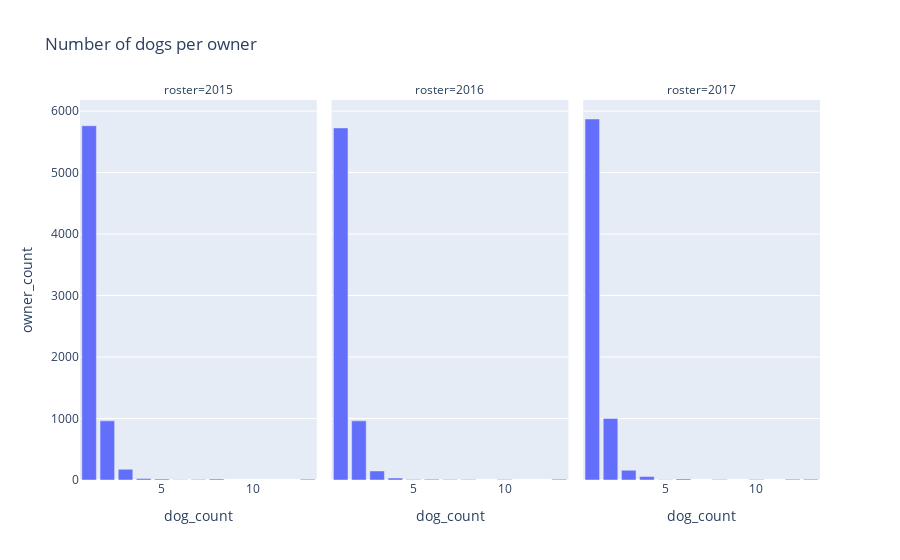

The cell this chart's notebook holds for it:
### Code cell
# Calculate dog_count for each roster
dog_count = (
    dog_owner_df.groupby("roster")["dog_count"]
    .value_counts()
    .sort_index()
    .reset_index(name="owner_count")
)

# Plot the data
fig = px.bar(
    dog_count,
    x="dog_count",
    y="owner_count",
    facet_col="roster",
    title="Number of dogs per owner",
)

fig.show()

### Figure 1 — Plotly figure (JSON) as saved in the notebook; plotly's stock layout.template omitted (floating-point values rounded to 4 significant figures)
{"data": [{"alignmentgroup": "True", "hovertemplate": "roster=2015<br>dog_count=%{x}<br>owner_count=%{y}<extra></extra>", "legendgroup": "", "marker": {"color": "#636efa", "pattern": {"shape": ""}}, "name": "", "offsetgroup": "", "orientation": "v", "showlegend": false, "textposition": "auto", "type": "bar", "x": [1, 2, 3, 4, 5, 6, 7, 8, 13], "xaxis": "x", "y": [5761, 962, 174, 24, 15, 6, 7, 16, 13], "yaxis": "y"}, {"alignmentgroup": "True", "hovertemplate": "roster=2016<br>dog_count=%{x}<br>owner_count=%{y}<extra></extra>", "legendgroup": "", "marker": {"color": "#636efa", "pattern": {"shape": ""}}, "name": "", "offsetgroup": "", "orientation": "v", "showlegend": false, "textposition": "auto", "type": "bar", "x": [1, 2, 3, 4, 5, 6, 7, 8, 10, 13], "xaxis": "x2", "y": [5726, 962, 147, 32, 10, 12, 7, 8, 10, 13], "yaxis": "y2"}, {"alignmentgroup": "True", "hovertemplate": "roster=2017<br>dog_count=%{x}<br>owner_count=%{y}<extra></extra>", "legendgroup": "", "marker": {"color": "#636efa", "pattern": {"shape": ""}}, "name": "", "offsetgroup": "", "orientation": "v", "showlegend": false, "textposition": "auto", "type": "bar", "x": [1, 2, 3, 4, 5, 6, 8, 10, 12, 13], "xaxis": "x3", "y": [5871, 1002, 159, 56, 5, 18, 8, 10, 12, 13], "yaxis": "y3"}], "layout": {"annotations": [{"font": {}, "showarrow": false, "text": "roster=2015", "x": 0.16, "xanchor": "center", "xref": "paper", "y": 1, "yanchor": "bottom", "yref": "paper"}, {"font": {}, "showarrow": false, "text": "roster=2016", "x": 0.5, "xanchor": "center", "xref": "paper", "y": 1, "yanchor": "bottom", "yref": "paper"}, {"font": {}, "showarrow": false, "text": "roster=2017", "x": 0.84, "xanchor": "center", "xref": "paper", "y": 1, "yanchor": "bottom", "yref": "paper"}], "barmode": "relative", "legend": {"tracegroupgap": 0}, "title": {"text": "Number of dogs per owner"}, "xaxis": {"anchor": "y", "domain": [0, 0.32], "title": {"text": "dog_count"}}, "xaxis2": {"anchor": "y2", "domain": [0.34, 0.66], "matches": "x", "title": {"text": "dog_count"}}, "xaxis3": {"anchor": "y3", "domain": [0.68, 1.0], "matches": "x", "title": {"text": "dog_count"}}, "yaxis": {"anchor": "x", "domain": [0, 1], "title": {"text": "owner_count"}}, "yaxis2": {"anchor": "x2", "domain": [0, 1], "matches": "y", "showticklabels": false}, "yaxis3": {"anchor": "x3", "domain": [0, 1], "matches": "y", "showticklabels": false}}}
